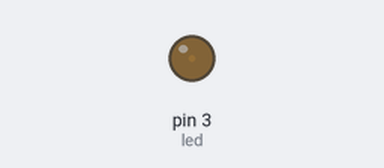
Simulated run of this sketch. Board: Arduino Uno, built with avr-gcc and run on an emulated ATmega328P. Parts: output pins drawn as LEDs (lit = HIGH).

Above: at 0.05 s.
At 2.0 s:
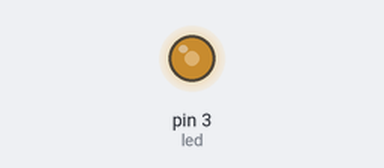
At 3.95 s:
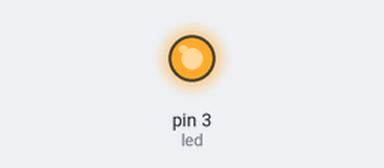
At 7.9 s:
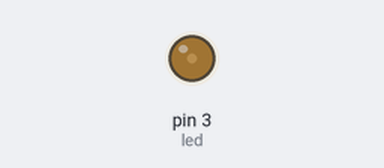
Timing chart, 0 to 12.6 s (numbered marks = the images above):
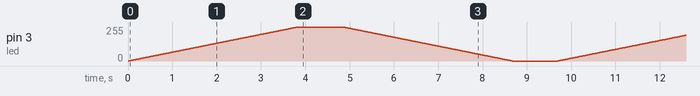

The sketch:

led_blynking_analog_pins.ino
```cpp
//Led blynking using analog pins and changing brightness of led

#define led 3

void setup() {
  pinMode(led,OUTPUT);

}

void loop() {
 for(int i=0;i<=255;i++){
  analogWrite(led,i);
  delay(15);
 }
 delay(1000);

 for(int i=255;i>=0;i--){
 analogWrite(led,i);
 delay(15);
 }

  delay(1000);

}
```
